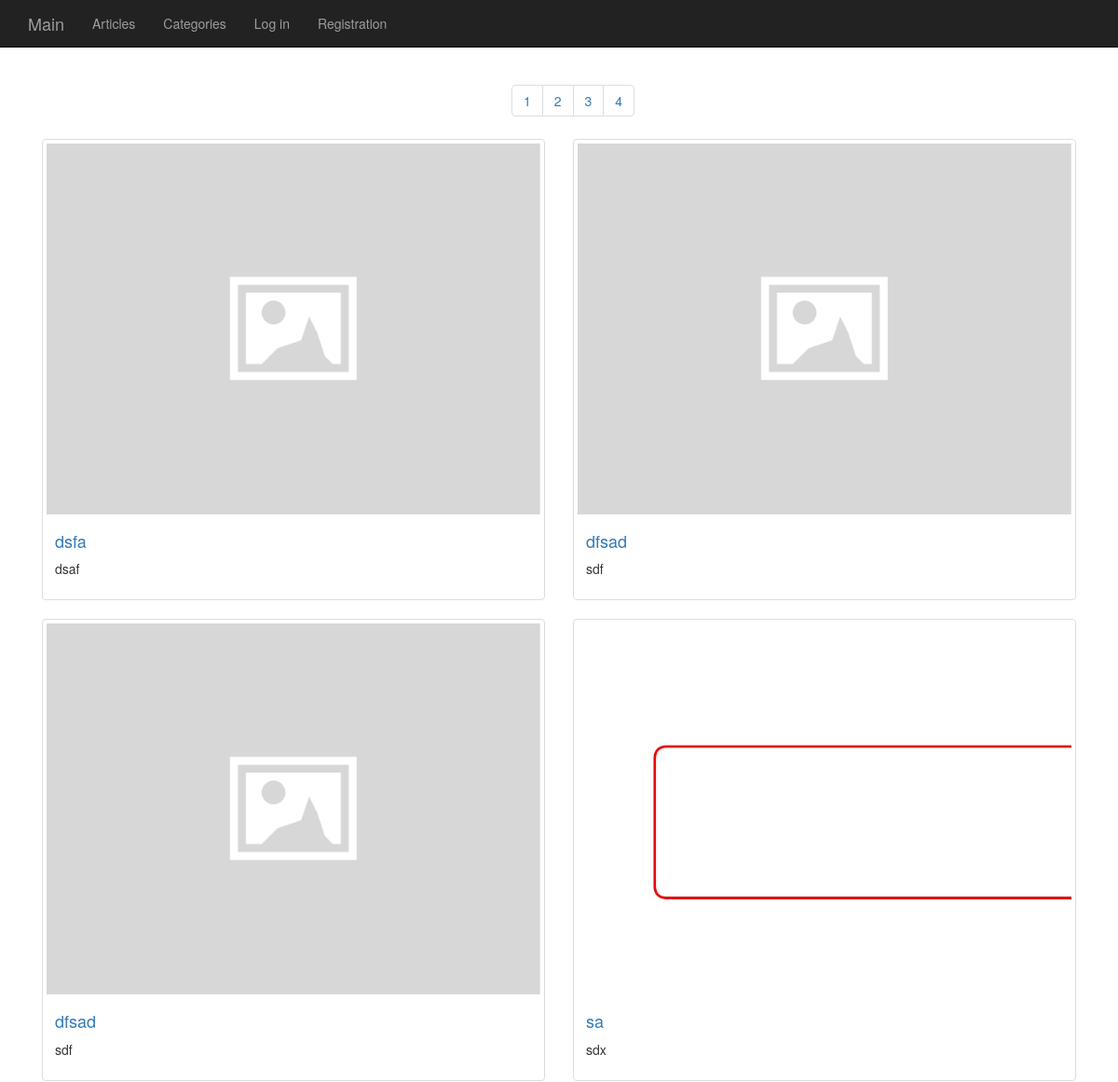
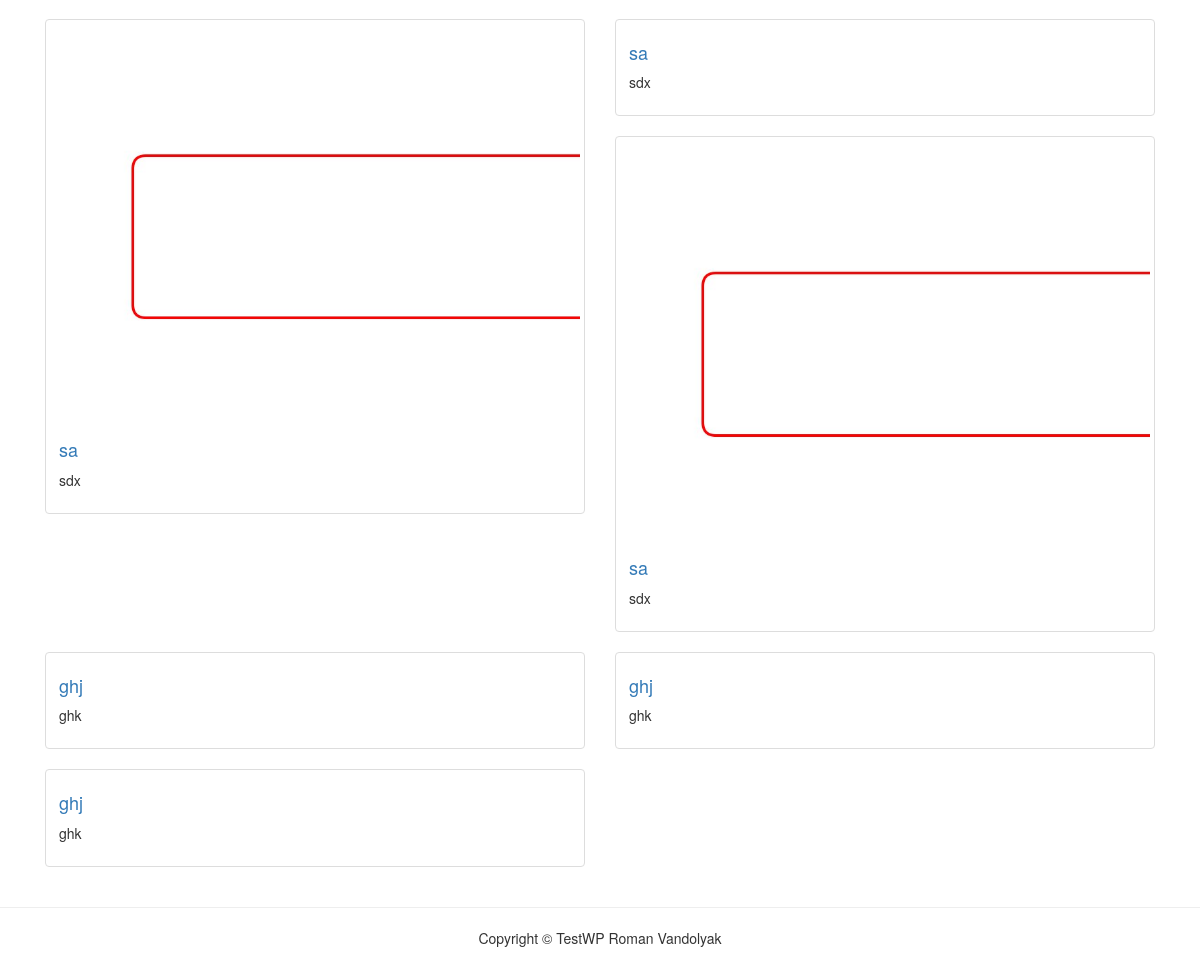
The page /articles on the database its author committed (2 pictures, top to bottom).
### tables this page shows
CREATE TABLE `articles` (
  `id` int(11) NOT NULL,
  `title` varchar(255) NOT NULL,
  `text` text NOT NULL,
  `description` text NOT NULL,
  `image` varchar(255) NOT NULL,
  `like_id` int(11) DEFAULT NULL,
  `author_id` int(11) NOT NULL,
  `category_id` int(11) NOT NULL,
  `created_at` datetime NOT NULL
);

### app/Database/DB.php (called while the page is built, shortened)
<?php
class DB
{
    protected static $instance;
    public static function init( $host, $user, $pass, $db )
    {
        try {
            $instance = new DB;
            $instance->pdo = new PDO("mysql:host={$host};dbname={$db};charset=utf8mb4", $user, $pass);
            $instance->pdo->setAttribute(PDO::ATTR_ERRMODE, PDO::ERRMODE_EXCEPTION);
            $instance->pdo->setAttribute(PDO::ATTR_DEFAULT_FETCH_MODE, PDO::FETCH_ASSOC);
            self::$instance = $instance;
        }
        catch (PDOException $e) {
            echo $e->getMessage();
        }
        return self::$instance;
    }
    public static function select( String $query, Array $args = [] )
    {
        $db = self::$instance;
        $stmt = $db->pdo->prepare($query);
        $stmt->execute($args);
        return $stmt->fetchAll();
    }
}

### index.php (called while the page is built, shortened)
<?php
(new App())->run();

### app/routes.php (called while the page is built)
<?php
$routes = [
    '/' => ['handler' => ['MainController','index']],
    '/categories' => ['handler' => ['CategoryController','index']],
    '/articles' => [
        'handler' => ['ArticleController','index'],
        'policy' => ['user']
    ],
    '/article' => [
        'handler' => ['ArticleController','show'],
        'policy' => 'user'
    ],
    '/create-comment' => [
        'handler' => ['CommentController', 'create'],
        'policy' => 'user'
    ],
    '/add-like-json' => [
        'handler' => ['ArticleController', 'like'],
        'policy' => 'user'
    ],
    '/create-article' => [
        'handler' => ['ArticleController','createArticle'],
        'policy' => 'admin'
    ],
    '/create-category' => [
        'handler' => ['CategoryController','createCategory'],
        'policy' => 'admin'
    ],
    '/comments' => [
        'handler' => ['AdminController','comments'],
        'policy' => 'admin'
    ],
    '/admin' => [
        'handler' => ['AdminController','index'],
        'policy' => 'admin'
    ],
    '/login' => ['handler' => ['AuthController','login']],
    '/logout' => ['handler' => ['AuthController','logout']],
    '/registration' => ['handler' => ['AuthController','registration']],
];

### app/Framework/Routing.php (called while the page is built, shortened)
<?php
class Routing
{
    private $routes = [];
    public static function init()
    {
        static $instance;
        try {
            $instance = new Routing;
        }
        catch(Exception $e) {
            echo $e->getMessage();
        }
        return $instance;
    }
    private function __construct()
    {
        try {
            include __DIR__ . '/../routes.php';
            $this->routes = $routes;
        }
        catch( Exception $e ) {
            echo $e->getMessage();
        }
    }
    public function getCurrRouteHandler()
    {
        $uriSections = explode('?', $_SERVER['REQUEST_URI']);
        $route = ( $uriSections[0] != '/' ) ? rtrim($uriSections[0],'/') : '/';
        foreach ($this->routes as $routePattern => $val) {
            if( preg_match( '/^'.addcslashes($routePattern,'/').'$/', $route) ) {
                if( $this->checkPolicy( $val ) ) {
                    return $val['handler'];
                }
                return false;
            }
        }
        return false;
    }
    private function checkPolicy( $route )
    {
        return true;
    }
}

### app/Framework/View.php (called while the page is built, shortened)
<?php
class View
{
    public static function show( $templateName, $data = [] )
    {
        include 'app/Views/layouts/header.html.php';
        try {
            include 'app/Views/'.$templateName.'.html.php';
        }
        catch( Exception $e ) {
            echo $e->getMessage();
        }
        include 'app/Views/layouts/footer.html.php';
    }
}

### app/Views/articles.html.php (the view, shortened to what this page needs)
<div class="container">
    <div class="container">
        <div class="row"> <div class="text-center"><?= $data['paginate']; ?></div></div>
    </div>
<?php foreach($data['content'] as $key => $val):?>
    <div class="col-sm-6 col-lg-6 col-md-6">
        <div class="thumbnail">
            <a href="/article?id=<?=$val['id'] ?>">
                <img src="<?=$val['image'] ?>" alt="" class="img-responsive ">
            </a>
            <div class="caption">
                <h4><a href="/article?id=<?=$val['id'] ?>"><?=$val['title'] ?></a>
                </h4>
                <p><?= $val['description'] ?></p>
            </div>
        </div>
    </div>
<?php endforeach; ?>
</div>

### app/Controllers/ArticleController.php (shortened to what this page needs)
<?php
class ArticleController extends Controller
{
    public function index()
    {
        $category = isset($_GET['category']) ? $_GET['category'] : null;
        $begin = isset($_GET['p']) ? intval($_GET['p']) : 0;
        $limit = 10;
        $row = null;
        $data = null;
        $navigation = null;
        if ($category){
            $row = DB::select("SELECT * FROM `articles`
            WHERE articles.category_id = $category
            ORDER BY `id`
            DESC LIMIT {$begin}, {$limit}");
            $count = DB::select('SELECT COUNT(*) as `num` FROM `articles`
                                 WHERE articles.category_id ='.$category);
            $count = $count[0]['num'];
            $pageCount = ceil($count/$limit);
            for($i=0; $i<$pageCount; $i++) {
                $navigation .= '<li><a href="/articles?p=' .($i*$limit). '&category='.$category.'">'.($i+1).'</a></li>';
            }
            $title = DB::select("SELECT `name` FROM `categories` WHERE id = $category");
            $data['title'] = $title[0]['name'];
        } else {
            $row = DB::select("SELECT * FROM `articles`
            ORDER BY `id`
            DESC LIMIT {$begin}, {$limit}");
            $count = DB::select('SELECT COUNT(*) as `num` FROM `articles`');
            $count = $count[0]['num'];
            $pageCount = ceil($count/$limit);
            for($i=0; $i<$pageCount; $i++) {
                $navigation .= '<li><a href="/articles?p='.($i*$limit).'">'.($i+1).'</a></li>';
            }
        }
        $data['content'] = $row;
        $data['paginate'] = "<ul class='pagination'>$navigation</ul>";
        $data['count'] = $count;
        View::show('articles', $data);
    }
}

### app/Framework/App.php (shortened to what this page needs)
<?php
class App
{
	public function run()
    {
        $config = Config::init();
        $database = DB::init(
            $config->get('db.host'),
            $config->get('db.user'),
            $config->get('db.password'),
            $config->get('db.database')
        );
        $router = Routing::init();
        if( $routeHandler = $router->getCurrRouteHandler() ) {
            $methodName = $routeHandler[1];
            $controller = new $className( $config, $database);
            $controller->$methodName();
        }
        else {
            echo '404';
        }
	}
}

### app/Views/layouts/header.html.php (shortened to what this page needs)
<!doctype html>
<html lang="en">
<head>
    <link href="/app/Views/css/bootstrap.css" rel="stylesheet">
    <link type="text/css" href="/app/Views/css/style.css" rel="stylesheet">
</head>
<body>
<div class="navbar navbar-inverse navbar-static-top">
    <div class="container">
        <div class="navbar-header">
            <a class="navbar-brand" href="/">Main</a>
        </div>
        <div class="collapse navbar-collapse" id="responsive-menu">
            <ul class="nav navbar-nav">
                <li><a href="/articles">Articles</a></li>
                <li><a href="/categories">Categories</a></li>
                <?php if (!empty($_SESSION['user_id'])): ?>
                    <li><a href='/logout'>Log out</a></li>
                <?php else: ?>
                    <li><a href="/login">Log in</a></li>
                    <li><a href="/registration">Registration</a></li>
                <?php endif; ?>
            </ul>
        </div>
    </div>
</div>

### app/Views/layouts/footer.html.php
<hr>
<footer>
    <div class="text-center">
        <p>Copyright &copy; TestWP Roman Vandolyak</p>
    </div>
</footer>
</body>
</html>

### rows shown on the page
articles: image (placeholder picture), title "dsfa", description "dsaf"
articles: image (placeholder picture), title "dfsad", description "sdf"
articles: image (placeholder picture), title "dfsad", description "sdf"
articles: image (picture), title "sa", description "sdx"
articles: image (picture), title "sa", description "sdx"
articles: title "sa", description "sdx"
articles: image (picture), title "sa", description "sdx"
articles: title "ghj", description "ghk"
articles: title "ghj", description "ghk"
articles: title "ghj", description "ghk"
